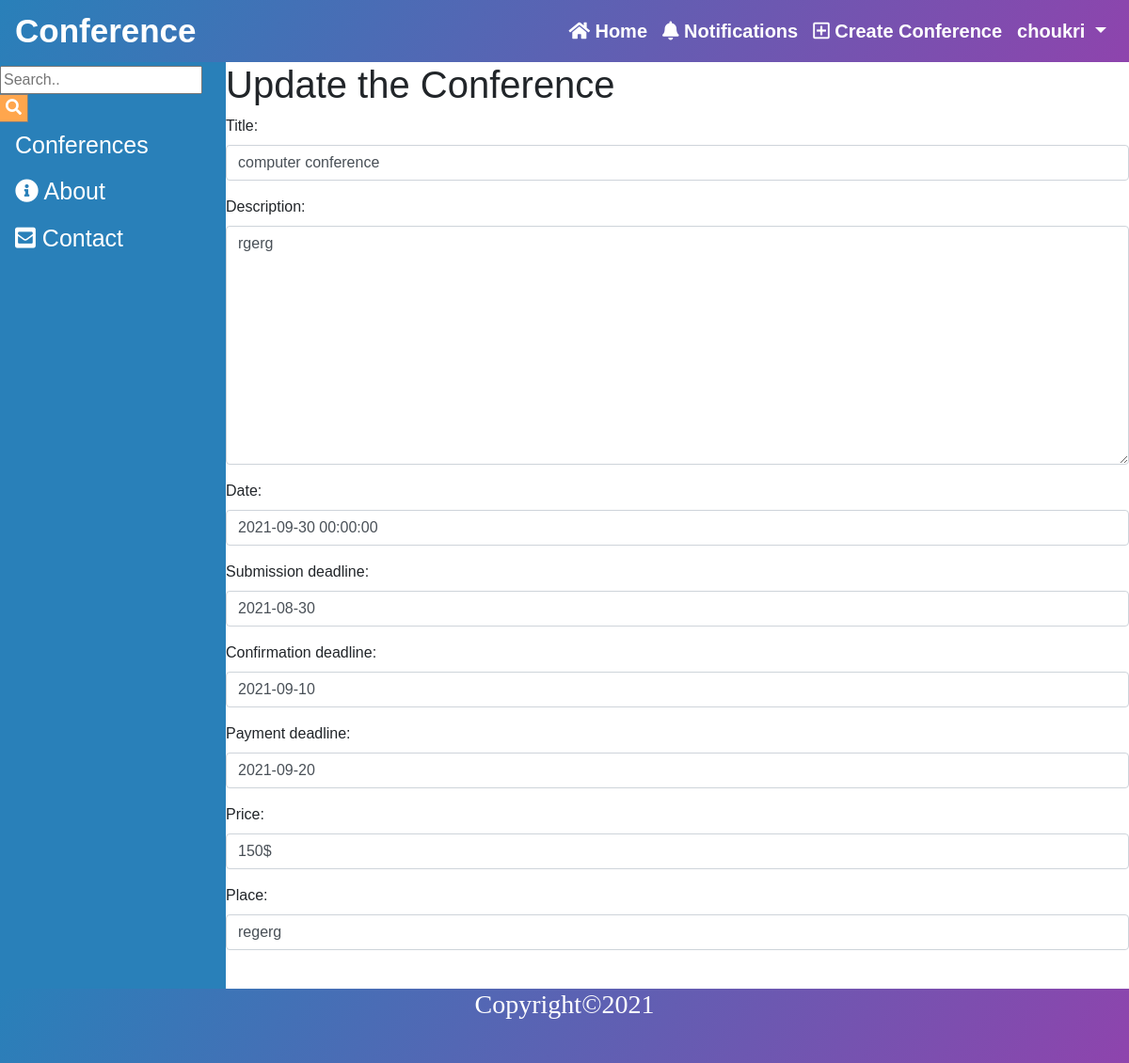
Before: /conferences/update/1/ (signed in) with the older database file.
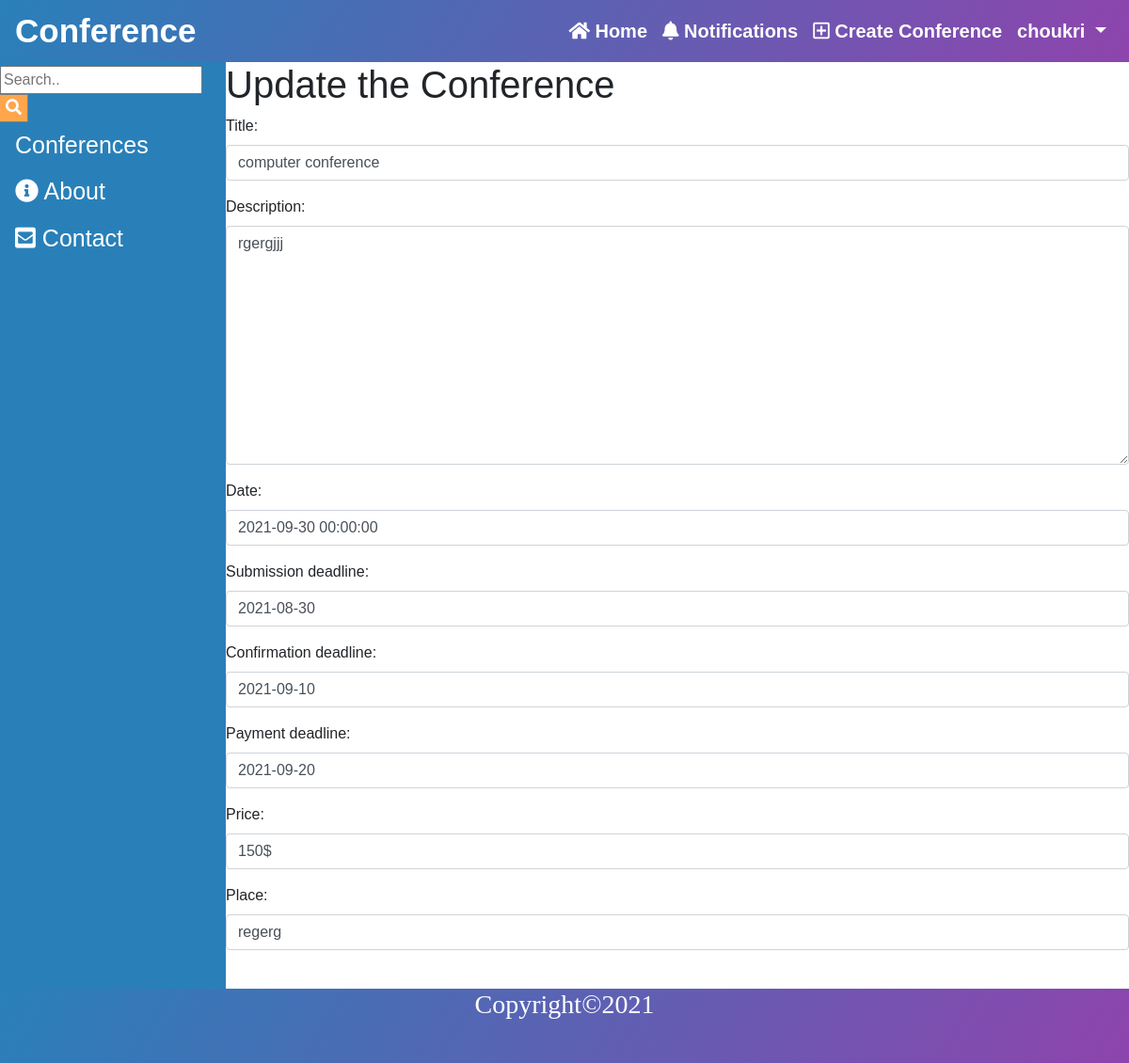
After: the same page with the newer database file.
### conferences/models.py (models this page shows, shortened)
class Conference(models.Model):
    title = models.CharField(max_length=50)
    description = models.TextField(verbose_name='description')
    place = models.CharField(max_length=50)
    created_date = models.DateTimeField(auto_now_add=True)
    date = models.DateTimeField()
    submission_deadline = models.DateField()
    confirmation_deadline = models.DateField(null=True, blank=True)
    payment_deadline = models.DateField(null=True, blank=True)
    price = models.CharField(max_length=20, null=True, blank=True)
    organizer = models.ForeignKey(User, on_delete=models.RESTRICT)

### conferences/views.py (the view, shortened to what this page needs)
@method_decorator(login_required, name='dispatch')
class ConferenceUpdateView(generic.UpdateView):
    model = Conference
    form_class = ConferenceUpdateForm
    pk_url_kwarg = 'pk'

### conferences/forms.py
class ConferenceUpdateForm(forms.ModelForm):
    class Meta:
        model = Conference
        fields = ['title', 'description', 'date', 'submission_deadline', 'confirmation_deadline', 'payment_deadline', 'price', 'place']

### conferences/templates/conferences/update.html (shortened to what this page needs)
{% extends 'base.html' %}
{% block content %}
    <h1>Update the Conference</h1>
    {% include 'includes/form.html' %}
{% endblock %}

### templates/includes/form.html (shortened to what this page needs)
{% load widget_tweaks %}
    {% for field in form %}
        <div class="form-group">
            {{ field.label_tag }}
            {% if form.is_bound %}
                {% if field.errors %}
                    {% render_field field class="form-control is-invalid" %}
                    {% for error in field.errors %}
                        <div class="invalid-feedback">{{ error }}</div>
                    {% endfor %}
                {% else %}
                    {% render_field field class="form-control is-valid" %}
                {% endif %}
            {% else %}
                {% render_field field class="form-control" %}
            {% endif %}
        </div>
    {% endfor %}

Changed rows visible on the page:
changed Conference "computer conference": description "rgerg" → "rgergjjj"
